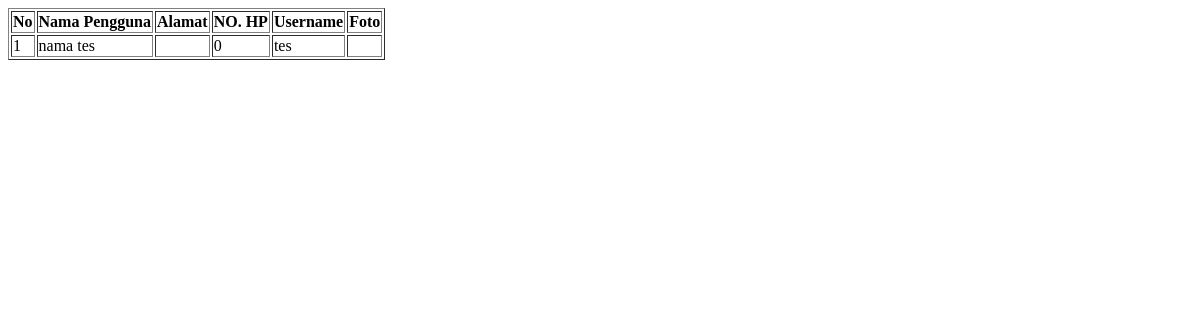
The app's page /cobacoba/daftarpengguna.php, older data.
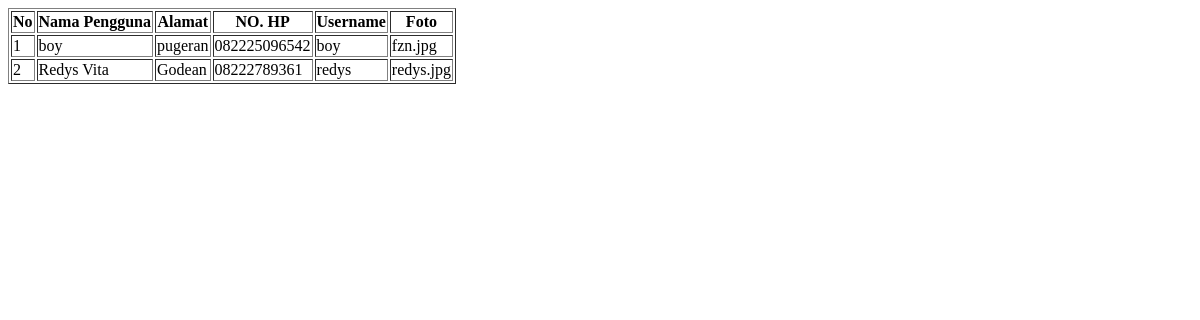
The same page, newer data.
### tables this page shows
CREATE TABLE `pengguna` (
  `id_pengguna` int(11) NOT NULL,
  `nama_pengguna` varchar(50) NOT NULL,
  `alamat` varchar(255) NOT NULL,
  `no_hp` varchar(50) NOT NULL,
  `username` varchar(50) NOT NULL,
  `password` varchar(50) NOT NULL,
  `foto` varchar(255) NOT NULL,
  `id_jenis_pengguna` int(11) NOT NULL
);

### cobacoba/daftarpengguna.php (the view, shortened to what this page needs)
<html>
    <head>
    </head>
    <body>
        <table border="1px">
            <thead>
                <th>No</th>
                <th>Nama Pengguna</th>
                <th>Alamat</th>
                <th>NO. HP</th>
                <th>Username</th>
                <th>Foto</th>
            </thead>
            <tbody>
                <?php
                    $query = "SELECT * FROM pengguna where id_jenis_pengguna = 2";
                    $sql = mysql_query($query);
                    if($sql){
                        if (mysql_num_rows($sql) > 0){
                            $no = 1;
                            while($row = mysql_fetch_array($sql)){?>
                               <tr>
                                    <td><?php echo $no ?></th>
                                    <td><?php echo $row['nama_pengguna'];?></td>
                                    <td><?php echo $row['alamat'];?></td>
                                    <td><?php echo $row['no_hp'];?></td>
                                    <td><?php echo $row['username'];?></td>
                                    <td><?php echo $row['foto'];?></td>
                               </tr>
                            <?php
                                $no++;
                            }
                        } else {
                            echo "tidak ada data";
                        }
                    }else{
                        echo "terjadi kesalahan";
                    }
                ?>
            </tbody>
        </table>
    </body>
</html>

Row changes from the older to the newer data that the page shows:
removed pengguna: nama_pengguna "nama tes", no_hp "0", username "tes"
added pengguna: nama_pengguna "boy", alamat "pugeran", no_hp "082225096542", username "boy", foto "fzn.jpg"
added pengguna: nama_pengguna "Redys Vita", alamat "Godean", no_hp "08222789361", username "redys", foto "redys.jpg"
